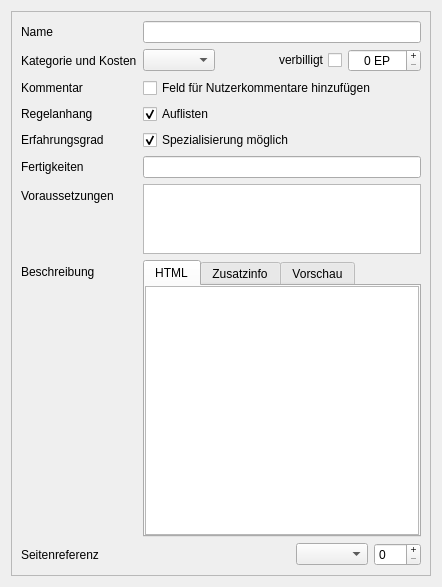
<?xml version="1.0" encoding="UTF-8"?>
<ui version="4.0">
 <class>dialog</class>
 <widget class="QWidget" name="dialog">
  <property name="geometry">
   <rect>
    <x>0</x>
    <y>0</y>
    <width>442</width>
    <height>587</height>
   </rect>
  </property>
  <property name="windowTitle">
   <string>Taverne - Talent bearbeiten...</string>
  </property>
  <layout class="QVBoxLayout" name="verticalLayout_5">
   <item>
    <widget class="QScrollArea" name="scrollArea">
     <property name="widgetResizable">
      <bool>true</bool>
     </property>
     <widget class="QWidget" name="scrollAreaWidgetContents">
      <property name="geometry">
       <rect>
        <x>0</x>
        <y>0</y>
        <width>422</width>
        <height>567</height>
       </rect>
      </property>
      <layout class="QFormLayout" name="formLayout">
       <item row="0" column="0">
        <widget class="QLabel" name="labelName">
         <property name="text">
          <string>Name</string>
         </property>
        </widget>
       </item>
       <item row="0" column="1">
        <widget class="QLineEdit" name="leName"/>
       </item>
       <item row="1" column="0">
        <widget class="QLabel" name="labelKategorie">
         <property name="text">
          <string>Kategorie und Kosten</string>
         </property>
        </widget>
       </item>
       <item row="1" column="1">
        <layout class="QVBoxLayout" name="verticalLayout">
         <item>
          <layout class="QHBoxLayout" name="horizontalLayout">
           <item>
            <widget class="QComboBox" name="comboKategorie">
             <property name="toolTip">
              <string>Spezialtalente können nur übernatürlichen Fertigkeiten zugewiesen werden und sie haben frei wählbare Kosten.</string>
             </property>
            </widget>
           </item>
           <item>
            <spacer name="horizontalSpacer_3">
             <property name="orientation">
              <enum>Qt::Orientation::Horizontal</enum>
             </property>
             <property name="sizeHint" stdset="0">
              <size>
               <width>40</width>
               <height>20</height>
              </size>
             </property>
            </spacer>
           </item>
           <item>
            <widget class="QCheckBox" name="checkVerbilligt">
             <property name="toolTip">
              <string>Verbilligte Talente kosten nur die Hälfte</string>
             </property>
             <property name="layoutDirection">
              <enum>Qt::LayoutDirection::RightToLeft</enum>
             </property>
             <property name="text">
              <string>verbilligt</string>
             </property>
            </widget>
           </item>
           <item>
            <widget class="QSpinBox" name="spinKosten">
             <property name="sizePolicy">
              <sizepolicy hsizetype="Fixed" vsizetype="Fixed">
               <horstretch>0</horstretch>
               <verstretch>0</verstretch>
              </sizepolicy>
             </property>
             <property name="minimumSize">
              <size>
               <width>60</width>
               <height>0</height>
              </size>
             </property>
             <property name="alignment">
              <set>Qt::AlignmentFlag::AlignCenter</set>
             </property>
             <property name="buttonSymbols">
              <enum>QAbstractSpinBox::ButtonSymbols::PlusMinus</enum>
             </property>
             <property name="suffix">
              <string> EP</string>
             </property>
             <property name="minimum">
              <number>0</number>
             </property>
             <property name="maximum">
              <number>9999</number>
             </property>
             <property name="singleStep">
              <number>20</number>
             </property>
            </widget>
           </item>
          </layout>
         </item>
        </layout>
       </item>
       <item row="3" column="0">
        <widget class="QLabel" name="labelKommentar">
         <property name="text">
          <string>Kommentar</string>
         </property>
        </widget>
       </item>
       <item row="3" column="1">
        <widget class="QCheckBox" name="checkKommentar">
         <property name="text">
          <string>Feld für Nutzerkommentare hinzufügen</string>
         </property>
        </widget>
       </item>
       <item row="4" column="0">
        <widget class="QLabel" name="labelCheatsheet">
         <property name="text">
          <string>Regelanhang</string>
         </property>
        </widget>
       </item>
       <item row="4" column="1">
        <widget class="QCheckBox" name="checkCheatsheet">
         <property name="layoutDirection">
          <enum>Qt::LayoutDirection::LeftToRight</enum>
         </property>
         <property name="text">
          <string>Auflisten</string>
         </property>
         <property name="checked">
          <bool>true</bool>
         </property>
        </widget>
       </item>
       <item row="6" column="0">
        <widget class="QLabel" name="labelFertigkeiten">
         <property name="text">
          <string>Fertigkeiten</string>
         </property>
        </widget>
       </item>
       <item row="6" column="1">
        <widget class="QLineEdit" name="leFertigkeiten"/>
       </item>
       <item row="7" column="0">
        <widget class="QLabel" name="labelVoraussetzungen">
         <property name="minimumSize">
          <size>
           <width>110</width>
           <height>0</height>
          </size>
         </property>
         <property name="text">
          <string>Voraussetzungen</string>
         </property>
        </widget>
       </item>
       <item row="7" column="1">
        <widget class="QPlainTextEdit" name="teVoraussetzungen">
         <property name="maximumSize">
          <size>
           <width>16777215</width>
           <height>250</height>
          </size>
         </property>
         <property name="toolTip">
          <string>&lt;html&gt;&lt;head/&gt;&lt;body&gt;&lt;p&gt;Siehe &amp;quot;Datenbank Editor -&amp;gt; Einstellungsmöglichkeiten -&amp;gt; Voraussetzungen&amp;quot; in der Taverne-Hilfe für eine Anleitung.&lt;/p&gt;&lt;/body&gt;&lt;/html&gt;</string>
         </property>
        </widget>
       </item>
       <item row="8" column="0">
        <widget class="QLabel" name="labelBeschreibung">
         <property name="text">
          <string>Beschreibung</string>
         </property>
        </widget>
       </item>
       <item row="8" column="1">
        <widget class="QTabWidget" name="tabWidget">
         <property name="currentIndex">
          <number>0</number>
         </property>
         <widget class="QWidget" name="tab">
          <attribute name="title">
           <string>HTML</string>
          </attribute>
          <layout class="QVBoxLayout" name="verticalLayout_2">
           <property name="spacing">
            <number>0</number>
           </property>
           <property name="leftMargin">
            <number>0</number>
           </property>
           <property name="topMargin">
            <number>0</number>
           </property>
           <property name="rightMargin">
            <number>0</number>
           </property>
           <property name="bottomMargin">
            <number>0</number>
           </property>
           <item>
            <widget class="QPlainTextEdit" name="teBeschreibung">
             <property name="sizePolicy">
              <sizepolicy hsizetype="Expanding" vsizetype="MinimumExpanding">
               <horstretch>0</horstretch>
               <verstretch>0</verstretch>
              </sizepolicy>
             </property>
            </widget>
           </item>
          </layout>
         </widget>
         <widget class="QWidget" name="tab_3">
          <property name="toolTip">
           <string>&lt;html&gt;&lt;head/&gt;&lt;body&gt;&lt;p&gt;Zusätzliche Informationen, die im Charaktereditor nach der Beschreibung eingefügt werden sollen, beispielsweise eine Erklärung, wozu der Kommentar genutzt werden soll (optional).&lt;/p&gt;&lt;/body&gt;&lt;/html&gt;</string>
          </property>
          <attribute name="title">
           <string>Zusatzinfo</string>
          </attribute>
          <layout class="QVBoxLayout" name="verticalLayout_4">
           <property name="spacing">
            <number>0</number>
           </property>
           <property name="leftMargin">
            <number>0</number>
           </property>
           <property name="topMargin">
            <number>0</number>
           </property>
           <property name="rightMargin">
            <number>0</number>
           </property>
           <property name="bottomMargin">
            <number>0</number>
           </property>
           <item>
            <widget class="QPlainTextEdit" name="teInfo"/>
           </item>
          </layout>
         </widget>
         <widget class="QWidget" name="tab_2">
          <attribute name="title">
           <string>Vorschau</string>
          </attribute>
          <layout class="QVBoxLayout" name="verticalLayout_3">
           <property name="leftMargin">
            <number>0</number>
           </property>
           <property name="topMargin">
            <number>0</number>
           </property>
           <property name="rightMargin">
            <number>0</number>
           </property>
           <property name="bottomMargin">
            <number>0</number>
           </property>
           <item>
            <widget class="QComboBox" name="comboVorschau">
             <item>
              <property name="text">
               <string>HTML</string>
              </property>
             </item>
             <item>
              <property name="text">
               <string>Zusatzinfo</string>
              </property>
             </item>
            </widget>
           </item>
           <item>
            <widget class="QTextBrowser" name="tbBeschreibung"/>
           </item>
           <item>
            <widget class="QTextBrowser" name="tbInfo"/>
           </item>
          </layout>
         </widget>
        </widget>
       </item>
       <item row="9" column="0">
        <widget class="QLabel" name="labelSeite">
         <property name="text">
          <string>Seitenreferenz</string>
         </property>
        </widget>
       </item>
       <item row="9" column="1">
        <layout class="QHBoxLayout" name="horizontalLayout_3">
         <item>
          <spacer name="horizontalSpacer">
           <property name="orientation">
            <enum>Qt::Orientation::Horizontal</enum>
           </property>
           <property name="sizeHint" stdset="0">
            <size>
             <width>40</width>
             <height>20</height>
            </size>
           </property>
          </spacer>
         </item>
         <item>
          <widget class="QComboBox" name="comboSeite"/>
         </item>
         <item>
          <widget class="QSpinBox" name="spinSeite">
           <property name="buttonSymbols">
            <enum>QAbstractSpinBox::ButtonSymbols::PlusMinus</enum>
           </property>
           <property name="maximum">
            <number>999</number>
           </property>
          </widget>
         </item>
        </layout>
       </item>
       <item row="5" column="0">
        <widget class="QLabel" name="labelSpezialisierung">
         <property name="text">
          <string>Erfahrungsgrad</string>
         </property>
        </widget>
       </item>
       <item row="5" column="1">
        <widget class="QCheckBox" name="checkSpezialisierung">
         <property name="text">
          <string>Spezialisierung möglich</string>
         </property>
         <property name="checked">
          <bool>true</bool>
         </property>
        </widget>
       </item>
      </layout>
     </widget>
    </widget>
   </item>
  </layout>
 </widget>
 <tabstops>
  <tabstop>leName</tabstop>
  <tabstop>checkKommentar</tabstop>
  <tabstop>checkCheatsheet</tabstop>
  <tabstop>leFertigkeiten</tabstop>
  <tabstop>teVoraussetzungen</tabstop>
 </tabstops>
 <resources/>
 <connections/>
</ui>
